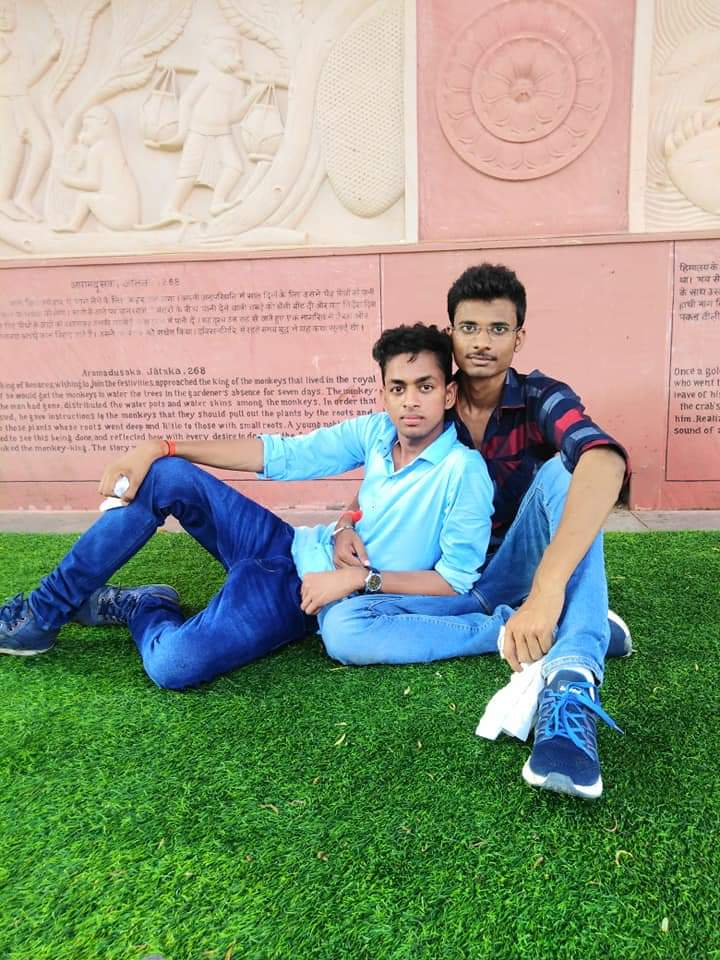
#> input picture Translation of image/Ashish.jpg, 720 x 960 px
$ python 'Translation of image.py'
#> lines starting #> are read from the running program, lines starting #| are printed output that depends on the picture
#!/usr/bin/env python
# coding: utf-8

# In[2]:


# import required library for the process
import cv2
import numpy as np


# In[ ]:


# store the image in variable to use it
input_image = cv2.imread('Ashish.jpg')
#> input_image is the input picture: shape (960, 720, 3); mean B, G, R 130.7, 153.9, 142.4

# show the stored original image
cv2.imshow('Original Image', input_image)

# obtained the height and width of the image
# we use parameter in last is [2] because we only want height and width not color
height,width =input_image.shape[:2]
#> height = 960; width = 720
print(height,width)
#| 960 720
print("=============")

# set how much translation you want
tx, ty = height/8,width/8
#> tx = 120; ty = 90

# creating the translation matrix using the above tx and ty value
t=np.float32([[1,0,tx],[0,1,ty]])
#> t = [[1, 0, 120], [0, 1, 90]]

print (t)
#| [[  1.   0. 120.]
#|  [  0.   1.  90.]]


translation = cv2.warpAffine(input_image,t,(width,height))
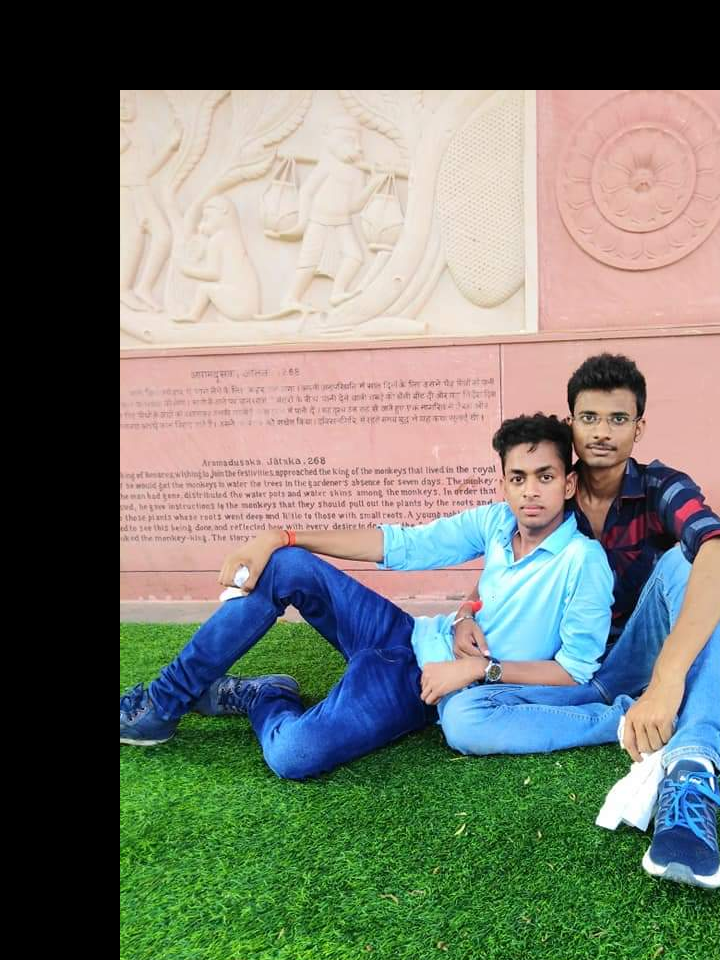
#> translation: shape (960, 720, 3); mean B, G, R 108.4, 118.9, 113.6

# showing the image output

cv2.imshow('translation Image',translation)
cv2.waitKey()
cv2.destroyAllWindows()


# In[ ]:
